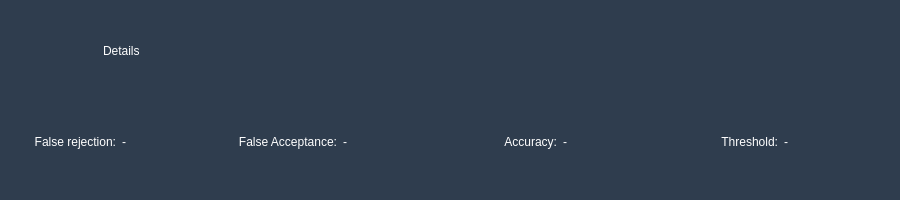
       <widget class="QFrame" name="resultspace">
        <property name="minimumSize">
         <size>
          <width>900</width>
          <height>200</height>
         </size>
        </property>
        <property name="maximumSize">
         <size>
          <width>900</width>
          <height>200</height>
         </size>
        </property>
        <property name="styleSheet">
         <string notr="true">background-color: rgb(47, 61, 78);</string>
        </property>
        <layout class="QVBoxLayout" name="verticalLayout_3">
         <property name="spacing">
          <number>0</number>
         </property>
         <property name="leftMargin">
          <number>0</number>
         </property>
         <property name="topMargin">
          <number>0</number>
         </property>
         <property name="rightMargin">
          <number>0</number>
         </property>
         <property name="bottomMargin">
          <number>0</number>
         </property>
         <item>
          <layout class="QHBoxLayout" name="horizontalLayout_5">
           <property name="spacing">
            <number>0</number>
           </property>
           <property name="leftMargin">
            <number>40</number>
           </property>
           <item>
            <widget class="QLabel" name="label_13">
             <property name="maximumSize">
              <size>
               <width>60</width>
               <height>16777215</height>
              </size>
             </property>
             <property name="text">
              <string/>
             </property>
             <property name="pixmap">
              <pixmap>:/icons/details.png</pixmap>
             </property>
            </widget>
           </item>
           <item>
            <widget class="QLabel" name="result">
             <property name="maximumSize">
              <size>
               <width>16777215</width>
               <height>50</height>
              </size>
             </property>
             <property name="styleSheet">
              <string notr="true">color: rgb(255, 255, 255);
font: 12pt &quot;Georgia&quot;;
padding-top:20px
</string>
             </property>
             <property name="text">
              <string>Details</string>
             </property>
             <property name="alignment">
              <set>Qt::AlignLeading|Qt::AlignLeft|Qt::AlignVCenter</set>
             </property>
            </widget>
           </item>
          </layout>
         </item>
         <item>
          <widget class="QFrame" name="horizontalFrame">
           <property name="maximumSize">
            <size>
             <width>16777215</width>
             <height>100</height>
            </size>
           </property>
           <layout class="QHBoxLayout" name="horizontalLayout_6">
            <property name="spacing">
             <number>0</number>
            </property>
            <item>
             <widget class="QLabel" name="label_3">
              <property name="styleSheet">
               <string notr="true">background-color: &quot;transparent&quot;;
color: rgb(255, 255, 255);
font: 10pt &quot;Georgia&quot;;
padding-top:20px</string>
              </property>
              <property name="text">
               <string>False rejection:</string>
              </property>
              <property name="alignment">
               <set>Qt::AlignRight|Qt::AlignTrailing|Qt::AlignVCenter</set>
              </property>
             </widget>
            </item>
            <item>
             <widget class="QLabel" name="FR">
              <property name="maximumSize">
               <size>
                <width>16777215</width>
                <height>50</height>
               </size>
              </property>
              <property name="styleSheet">
               <string notr="true">background-color: &quot;transparent&quot;;
color: rgb(255, 255, 255);
font: 12pt &quot;Georgia&quot;;
padding-top:20px</string>
              </property>
              <property name="text">
               <string>-</string>
              </property>
              <property name="alignment">
               <set>Qt::AlignLeading|Qt::AlignLeft|Qt::AlignVCenter</set>
              </property>
             </widget>
            </item>
            <item>
             <widget class="QLabel" name="label_4">
              <property name="styleSheet">
               <string notr="true">background-color: &quot;transparent&quot;;
color: rgb(255, 255, 255);
font: 10pt &quot;Georgia&quot;;
padding-top:20px</string>
              </property>
              <property name="text">
               <string>False Acceptance:</string>
              </property>
              <property name="alignment">
               <set>Qt::AlignRight|Qt::AlignTrailing|Qt::AlignVCenter</set>
              </property>
             </widget>
            </item>
            <item>
             <widget class="QLabel" name="FA">
              <property name="maximumSize">
               <size>
                <width>16777215</width>
                <height>50</height>
               </size>
              </property>
              <property name="styleSheet">
               <string notr="true">background-color: &quot;transparent&quot;;
color: rgb(255, 255, 255);
font: 12pt &quot;Georgia&quot;;
padding-top:20px</string>
              </property>
              <property name="text">
               <string>-</string>
              </property>
              <property name="alignment">
               <set>Qt::AlignLeading|Qt::AlignLeft|Qt::AlignVCenter</set>
              </property>
             </widget>
            </item>
            <item>
             <widget class="QLabel" name="label_5">
              <property name="styleSheet">
               <string notr="true">background-color: &quot;transparent&quot;;
color: rgb(255, 255, 255);
font: 10pt &quot;Georgia&quot;;
padding-top:20px</string>
              </property>
              <property name="text">
               <string>Accuracy:</string>
              </property>
              <property name="alignment">
               <set>Qt::AlignRight|Qt::AlignTrailing|Qt::AlignVCenter</set>
              </property>
             </widget>
            </item>
            <item>
             <widget class="QLabel" name="accuracy">
              <property name="styleSheet">
               <string notr="true">background-color: &quot;transparent&quot;;
color: rgb(255, 255, 255);
font: 12pt &quot;Georgia&quot;;
padding-top:20px</string>
              </property>
              <property name="text">
               <string>-</string>
              </property>
             </widget>
            </item>
            <item>
             <widget class="QLabel" name="label_7">
              <property name="styleSheet">
               <string notr="true">background-color: &quot;transparent&quot;;
color: rgb(255, 255, 255);
font: 10pt &quot;Georgia&quot;;
padding-top:20px</string>
              </property>
              <property name="text">
               <string>Threshold:</string>
              </property>
              <property name="alignment">
               <set>Qt::AlignRight|Qt::AlignTrailing|Qt::AlignVCenter</set>
              </property>
             </widget>
            </item>
            <item>
             <widget class="QLabel" name="threshold">
              <property name="styleSheet">
               <string notr="true">background-color: &quot;transparent&quot;;
color: rgb(255, 255, 255);
font: 10pt &quot;Georgia&quot;;
padding-top:20px</string>
              </property>
              <property name="text">
               <string>-</string>
              </property>
             </widget>
            </item>
           </layout>
          </widget>
         </item>
        </layout>
       </widget>
